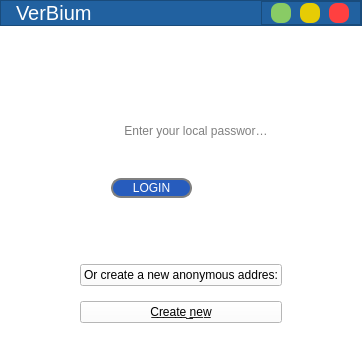
     <widget class="QWidget" name="page">
      <property name="styleSheet">
       <string notr="true">background-color: rgb(255, 255, 255);</string>
      </property>
      <layout class="QGridLayout" name="gridLayout_16">
       <property name="leftMargin">
        <number>0</number>
       </property>
       <property name="topMargin">
        <number>0</number>
       </property>
       <property name="rightMargin">
        <number>0</number>
       </property>
       <property name="bottomMargin">
        <number>0</number>
       </property>
       <property name="spacing">
        <number>0</number>
       </property>
       <item row="0" column="0">
        <widget class="QFrame" name="frame_18">
         <property name="maximumSize">
          <size>
           <width>16777215</width>
           <height>35</height>
          </size>
         </property>
         <property name="styleSheet">
          <string notr="true">background-color: rgb(33, 97, 160);</string>
         </property>
         <property name="frameShape">
          <enum>QFrame::StyledPanel</enum>
         </property>
         <property name="frameShadow">
          <enum>QFrame::Raised</enum>
         </property>
         <layout class="QHBoxLayout" name="horizontalLayout_23">
          <property name="spacing">
           <number>0</number>
          </property>
          <property name="leftMargin">
           <number>0</number>
          </property>
          <property name="topMargin">
           <number>0</number>
          </property>
          <property name="rightMargin">
           <number>0</number>
          </property>
          <property name="bottomMargin">
           <number>0</number>
          </property>
          <item>
           <widget class="QFrame" name="frame_19">
            <property name="frameShape">
             <enum>QFrame::NoFrame</enum>
            </property>
            <property name="frameShadow">
             <enum>QFrame::Raised</enum>
            </property>
            <layout class="QVBoxLayout" name="verticalLayout_24">
             <property name="spacing">
              <number>0</number>
             </property>
             <property name="leftMargin">
              <number>15</number>
             </property>
             <property name="topMargin">
              <number>0</number>
             </property>
             <property name="rightMargin">
              <number>0</number>
             </property>
             <property name="bottomMargin">
              <number>0</number>
             </property>
             <item>
              <widget class="QLabel" name="label_14">
               <property name="font">
                <font>
                 <family>MS Shell Dlg 2</family>
                 <pointsize>15</pointsize>
                 <weight>50</weight>
                 <italic>false</italic>
                 <bold>false</bold>
                </font>
               </property>
               <property name="styleSheet">
                <string notr="true">color: rgb(255, 255, 255);
font: 15pt &quot;MS Shell Dlg 2&quot;;</string>
               </property>
               <property name="text">
                <string>VerBium</string>
               </property>
              </widget>
             </item>
            </layout>
           </widget>
          </item>
          <item>
           <widget class="QFrame" name="frame_20">
            <property name="maximumSize">
             <size>
              <width>100</width>
              <height>16777215</height>
             </size>
            </property>
            <property name="frameShape">
             <enum>QFrame::StyledPanel</enum>
            </property>
            <property name="frameShadow">
             <enum>QFrame::Raised</enum>
            </property>
            <layout class="QHBoxLayout" name="horizontalLayout_24">
             <property name="spacing">
              <number>0</number>
             </property>
             <property name="leftMargin">
              <number>0</number>
             </property>
             <property name="topMargin">
              <number>0</number>
             </property>
             <property name="rightMargin">
              <number>0</number>
             </property>
             <property name="bottomMargin">
              <number>0</number>
             </property>
             <item>
              <widget class="QPushButton" name="pushButton_14">
               <property name="maximumSize">
                <size>
                 <width>20</width>
                 <height>20</height>
                </size>
               </property>
               <property name="styleSheet">
                <string notr="true">QPushButton {
   border: none;
   border-radius: 8px;
   background-color: rgb(137, 203, 101);
}
QPushButton:hover {
   background-color: rgb(137, 203, 101,150);
}
	</string>
               </property>
               <property name="text">
                <string/>
               </property>
              </widget>
             </item>
             <item>
              <widget class="QPushButton" name="pushButton_15">
               <property name="maximumSize">
                <size>
                 <width>20</width>
                 <height>20</height>
                </size>
               </property>
               <property name="styleSheet">
                <string notr="true">QPushButton {

   border: none;
   border-radius: 8px;
   background-color: rgb(230, 204, 5);
}
QPushButton:hover {
   background-color: rgb(230, 204, 5, 150);
}</string>
               </property>
               <property name="text">
                <string/>
               </property>
              </widget>
             </item>
             <item>
              <widget class="QPushButton" name="pushButton_16">
               <property name="maximumSize">
                <size>
                 <width>20</width>
                 <height>20</height>
                </size>
               </property>
               <property name="styleSheet">
                <string notr="true">QPushButton {
   border: none;
   border-radius: 8px;
   background-color: rgb(255, 64, 64);
}
QPushButton:hover {
   background-color: rgb(255, 64, 64,150);
}</string>
               </property>
               <property name="text">
                <string/>
               </property>
              </widget>
             </item>
            </layout>
           </widget>
          </item>
         </layout>
        </widget>
       </item>
       <item row="1" column="0">
        <layout class="QHBoxLayout" name="horizontalLayout_17" stretch="1,0,1">
         <item>
          <spacer name="horizontalSpacer_17">
           <property name="orientation">
            <enum>Qt::Horizontal</enum>
           </property>
           <property name="sizeHint" stdset="0">
            <size>
             <width>40</width>
             <height>20</height>
            </size>
           </property>
          </spacer>
         </item>
         <item>
          <layout class="QVBoxLayout" name="verticalLayout_16">
           <property name="spacing">
            <number>7</number>
           </property>
           <item>
            <spacer name="verticalSpacer_4">
             <property name="orientation">
              <enum>Qt::Vertical</enum>
             </property>
             <property name="sizeHint" stdset="0">
              <size>
               <width>20</width>
               <height>28</height>
              </size>
             </property>
            </spacer>
           </item>
           <item>
            <layout class="QVBoxLayout" name="verticalLayout_17">
             <item>
              <layout class="QVBoxLayout" name="verticalLayout_18">
               <item>
                <layout class="QGridLayout" name="gridLayout_14">
                 <item row="0" column="2">
                  <spacer name="horizontalSpacer_4">
                   <property name="orientation">
                    <enum>Qt::Horizontal</enum>
                   </property>
                   <property name="sizeHint" stdset="0">
                    <size>
                     <width>40</width>
                     <height>20</height>
                    </size>
                   </property>
                  </spacer>
                 </item>
                 <item row="1" column="1">
                  <spacer name="verticalSpacer_3">
                   <property name="orientation">
                    <enum>Qt::Vertical</enum>
                   </property>
                   <property name="sizeHint" stdset="0">
                    <size>
                     <width>20</width>
                     <height>40</height>
                    </size>
                   </property>
                  </spacer>
                 </item>
                 <item row="0" column="0">
                  <spacer name="horizontalSpacer_5">
                   <property name="orientation">
                    <enum>Qt::Horizontal</enum>
                   </property>
                   <property name="sizeHint" stdset="0">
                    <size>
                     <width>40</width>
                     <height>20</height>
                    </size>
                   </property>
                  </spacer>
                 </item>
                 <item row="0" column="1">
                  <widget class="QLabel" name="label_2">
                   <property name="text">
                    <string/>
                   </property>
                   <property name="pixmap">
                    <pixmap>2020-08-08_012419.png</pixmap>
                   </property>
                   <property name="scaledContents">
                    <bool>true</bool>
                   </property>
                  </widget>
                 </item>
                </layout>
               </item>
               <item>
                <layout class="QVBoxLayout" name="verticalLayout_19">
                 <property name="spacing">
                  <number>0</number>
                 </property>
                 <item>
                  <layout class="QVBoxLayout" name="verticalLayout_20">
                   <property name="spacing">
                    <number>0</number>
                   </property>
                   <item>
                    <layout class="QHBoxLayout" name="horizontalLayout_20" stretch="2,5,0">
                     <property name="spacing">
                      <number>0</number>
                     </property>
                     <property name="sizeConstraint">
                      <enum>QLayout::SetFixedSize</enum>
                     </property>
                     <property name="leftMargin">
                      <number>2</number>
                     </property>
                     <property name="rightMargin">
                      <number>0</number>
                     </property>
                     <item>
                      <spacer name="horizontalSpacer_6">
                       <property name="orientation">
                        <enum>Qt::Horizontal</enum>
                       </property>
                       <property name="sizeHint" stdset="0">
                        <size>
                         <width>40</width>
                         <height>20</height>
                        </size>
                       </property>
                      </spacer>
                     </item>
                     <item>
                      <widget class="QLineEdit" name="lineEdit">
                       <property name="sizePolicy">
                        <sizepolicy hsizetype="Expanding" vsizetype="Fixed">
                         <horstretch>2</horstretch>
                         <verstretch>1</verstretch>
                        </sizepolicy>
                       </property>
                       <property name="layoutDirection">
                        <enum>Qt::LeftToRight</enum>
                       </property>
                       <property name="autoFillBackground">
                        <bool>false</bool>
                       </property>
                       <property name="styleSheet">
                        <string notr="true">
border-radius: 10px;
padding: 0 8px;
background: white;
selection-background-color: darkgray;
</string>
                       </property>
                       <property name="text">
                        <string/>
                       </property>
                       <property name="placeholderText">
                        <string> Enter your local password. . .</string>
                       </property>
                      </widget>
                     </item>
                     <item>
                      <spacer name="horizontalSpacer_18">
                       <property name="orientation">
                        <enum>Qt::Horizontal</enum>
                       </property>
                       <property name="sizeHint" stdset="0">
                        <size>
                         <width>40</width>
                         <height>20</height>
                        </size>
                       </property>
                      </spacer>
                     </item>
                    </layout>
                   </item>
                   <item>
                    <layout class="QHBoxLayout" name="horizontalLayout_21" stretch="1,2,1">
                     <property name="spacing">
                      <number>0</number>
                     </property>
                     <property name="leftMargin">
                      <number>22</number>
                     </property>
                     <property name="topMargin">
                      <number>5</number>
                     </property>
                     <property name="rightMargin">
                      <number>9</number>
                     </property>
                     <property name="bottomMargin">
                      <number>12</number>
                     </property>
                     <item>
                      <spacer name="horizontalSpacer_19">
                       <property name="orientation">
                        <enum>Qt::Horizontal</enum>
                       </property>
                       <property name="sizeHint" stdset="0">
                        <size>
                         <width>40</width>
                         <height>20</height>
                        </size>
                       </property>
                      </spacer>
                     </item>
                     <item>
                      <widget class="QLabel" name="label_3">
                       <property name="text">
                        <string/>
                       </property>
                       <property name="pixmap">
                        <pixmap>2020-08-08_004209.png</pixmap>
                       </property>
                       <property name="scaledContents">
                        <bool>false</bool>
                       </property>
                      </widget>
                     </item>
                     <item>
                      <spacer name="horizontalSpacer_20">
                       <property name="orientation">
                        <enum>Qt::Horizontal</enum>
                       </property>
                       <property name="sizeHint" stdset="0">
                        <size>
                         <width>40</width>
                         <height>20</height>
                        </size>
                       </property>
                      </spacer>
                     </item>
                    </layout>
                   </item>
                  </layout>
                 </item>
                 <item>
                  <layout class="QVBoxLayout" name="verticalLayout_21">
                   <item>
                    <layout class="QVBoxLayout" name="verticalLayout_22">
                     <item>
                      <layout class="QHBoxLayout" name="horizontalLayout_22" stretch="2,3,0,1,1">
                       <property name="spacing">
                        <number>7</number>
                       </property>
                       <property name="leftMargin">
                        <number>18</number>
                       </property>
                       <property name="rightMargin">
                        <number>30</number>
                       </property>
                       <property name="bottomMargin">
                        <number>12</number>
                       </property>
                       <item>
                        <spacer name="horizontalSpacer_21">
                         <property name="orientation">
                          <enum>Qt::Horizontal</enum>
                         </property>
                         <property name="sizeHint" stdset="0">
                          <size>
                           <width>40</width>
                           <height>20</height>
                          </size>
                         </property>
                        </spacer>
                       </item>
                       <item>
                        <widget class="QPushButton" name="pushButton_6">
                         <property name="sizePolicy">
                          <sizepolicy hsizetype="Minimum" vsizetype="Minimum">
                           <horstretch>1</horstretch>
                           <verstretch>1</verstretch>
                          </sizepolicy>
                         </property>
                         <property name="cursor">
                          <cursorShape>PointingHandCursor</cursorShape>
                         </property>
                         <property name="styleSheet">
                          <string notr="true">
QPushButton{
border: 2px solid gray;
font: 8pt &quot;Vityaz&quot;;
border-radius: 10px;
padding: 0 8px;
background: white;
selection-background-color: darkgray;
background-color: rgb(39, 92, 189);
color: white;
font: 11pt &quot;MS Shell Dlg 2&quot;;
}

QPushButton:hover{
border: ipx solid #828282;
background-color: rgb(39, 92, 222);
}
QPushButton:hover:pressed{
border: 2px solid gray;
font: 8pt &quot;Vityaz&quot;;
border-radius: 10px;
padding: 0 8px;
background: gray;
selection-background-color: darkgray;
background-color: gray;

color: white;
font: 11pt &quot;MS Shell Dlg 2&quot;;
background-image: -webkit-linear-gradient(top, rgba(0, 0, 0, 0), rgba(0, 0, 0, 0.2));
background-image: -moz-linear-gradient(top, rgba(0, 0, 0, 0), rgba(0, 0, 0, 0.2));
background-image: -o-linear-gradient(top, rgba(0, 0, 0, 0), rgba(0, 0, 0, 0.2));
background-image: -ms-linear-gradient(top, rgba(0, 0, 0, 0), rgba(0, 0, 0, 0.2));
background-image: linear-gradient(top, rgba(0, 0, 0, 0), rgba(0, 0, 0, 0.2));
}</string>
                         </property>
                         <property name="text">
                          <string>LOGIN</string>
                         </property>
                        </widget>
                       </item>
                       <item>
                        <spacer name="horizontalSpacer">
                         <property name="orientation">
                          <enum>Qt::Horizontal</enum>
                         </property>
                         <property name="sizeHint" stdset="0">
                          <size>
                           <width>40</width>
                           <height>20</height>
                          </size>
                         </property>
                        </spacer>
                       </item>
                       <item>
                        <widget class="QLabel" name="label_8">
                         <property name="text">
                          <string/>
                         </property>
                         <property name="pixmap">
                          <pixmap>2020-08-24_102511.png</pixmap>
                         </property>
                        </widget>
                       </item>
                       <item>
                        <spacer name="horizontalSpacer_22">
                         <property name="orientation">
                          <enum>Qt::Horizontal</enum>
                         </property>
                         <property name="sizeHint" stdset="0">
                          <size>
                           <width>40</width>
                           <height>20</height>
                          </size>
                         </property>
                        </spacer>
                       </item>
                      </layout>
                     </item>
                    </layout>
                   </item>
                  </layout>
                 </item>
                </layout>
               </item>
              </layout>
             </item>
             <item>
              <layout class="QGridLayout" name="gridLayout_15">
               <property name="topMargin">
                <number>7</number>
               </property>
               <property name="rightMargin">
                <number>0</number>
               </property>
               <property name="bottomMargin">
                <number>0</number>
               </property>
               <item row="0" column="1">
                <spacer name="verticalSpacer_14">
                 <property name="orientation">
                  <enum>Qt::Vertical</enum>
                 </property>
                 <property name="sizeHint" stdset="0">
                  <size>
                   <width>20</width>
                   <height>40</height>
                  </size>
                 </property>
                </spacer>
               </item>
               <item row="1" column="0">
                <spacer name="horizontalSpacer_23">
                 <property name="orientation">
                  <enum>Qt::Horizontal</enum>
                 </property>
                 <property name="sizeHint" stdset="0">
                  <size>
                   <width>40</width>
                   <height>20</height>
                  </size>
                 </property>
                </spacer>
               </item>
               <item row="1" column="1">
                <layout class="QVBoxLayout" name="verticalLayout_23">
                 <property name="spacing">
                  <number>15</number>
                 </property>
                 <property name="topMargin">
                  <number>0</number>
                 </property>
                 <property name="bottomMargin">
                  <number>0</number>
                 </property>
                 <item>
                  <widget class="QPushButton" name="pushButton_12">
                   <property name="cursor">
                    <cursorShape>PointingHandCursor</cursorShape>
                   </property>
                   <property name="styleSheet">
                    <string notr="true">QPushButton{
background-color: rgb(255, 255, 255);
font: 9pt \&quot;MS Shell Dlg 2\&quot;;
color: rgb(68, 118, 179);
border-radius: 10px;
}

QPushButton:hover{
border: ipx solid #828282;
color: rgb(20, 120, 250);
}

QPushButton:hover:pressed{
background-color: rgb(255, 255, 255);
font: 9pt \&quot;MS Shell Dlg 2\&quot;;


color: black;
border-radius: 10px;
}</string>
                   </property>
                   <property name="text">
                    <string>Or create a new anonymous addres:</string>
                   </property>
                  </widget>
                 </item>
                 <item>
                  <widget class="QPushButton" name="pushButton_13">
                   <property name="cursor">
                    <cursorShape>PointingHandCursor</cursorShape>
                   </property>
                   <property name="styleSheet">
                    <string notr="true">QPushButton{
background-color: rgb(255, 255, 255);
font: 9pt \&quot;MS Shell Dlg 2\&quot;;


color: rgb(68, 118, 179);
border-radius: 10px;
}

QPushButton:hover{
border: ipx solid #828282;
color: rgb(20, 120, 250);
}

QPushButton:hover:pressed{
background-color: rgb(255, 255, 255);
font: 9pt \&quot;MS Shell Dlg 2\&quot;;


color: black;
border-radius: 10px;
}</string>
                   </property>
                   <property name="text">
                    <string>C̲r̲e̲a̲t̲e̲ ̲n̲e̲w̲</string>
                   </property>
                  </widget>
                 </item>
                </layout>
               </item>
               <item row="1" column="2">
                <spacer name="horizontalSpacer_24">
                 <property name="orientation">
                  <enum>Qt::Horizontal</enum>
                 </property>
                 <property name="sizeHint" stdset="0">
                  <size>
                   <width>40</width>
                   <height>20</height>
                  </size>
                 </property>
                </spacer>
               </item>
              </layout>
             </item>
            </layout>
           </item>
           <item>
            <spacer name="verticalSpacer_15">
             <property name="orientation">
              <enum>Qt::Vertical</enum>
             </property>
             <property name="sizeHint" stdset="0">
              <size>
               <width>20</width>
               <height>28</height>
              </size>
             </property>
            </spacer>
           </item>
          </layout>
         </item>
         <item>
          <spacer name="horizontalSpacer_25">
           <property name="orientation">
            <enum>Qt::Horizontal</enum>
           </property>
           <property name="sizeHint" stdset="0">
            <size>
             <width>40</width>
             <height>20</height>
            </size>
           </property>
          </spacer>
         </item>
        </layout>
       </item>
      </layout>
     </widget>
